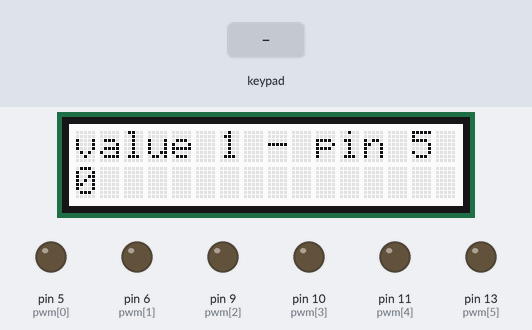
A sketch run on a simulated Arduino Uno, built with avr-gcc and run on an emulated ATmega328P. Parts: 16×2 character LCD, output pins drawn as LEDs (lit = HIGH). The inputs (shaded band) are chosen by the test bench.

Above: at 1.7 s.
1.8 s: key 'U' pressed
At 2.9 s:
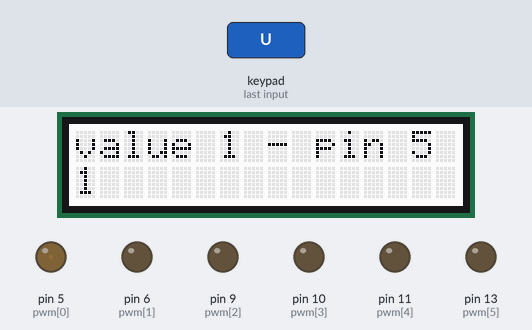
3.3 s: key 'S' pressed
At 3.32 s:
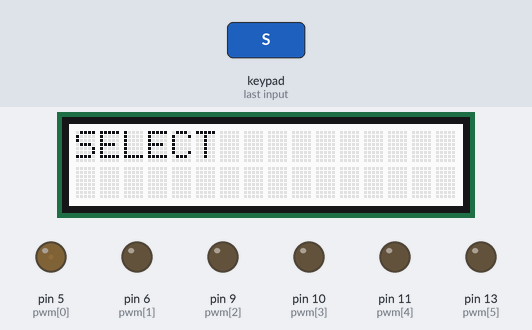
4.8 s: key 'D' pressed
At 5.9 s:
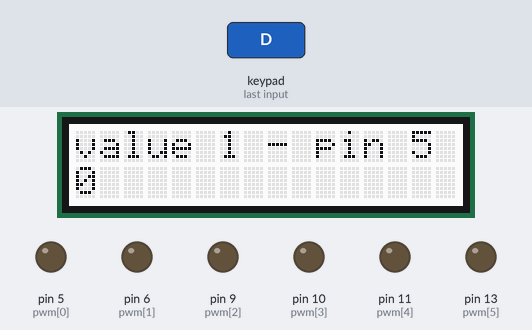
6.3 s: key 'D' pressed
At 7.4 s:
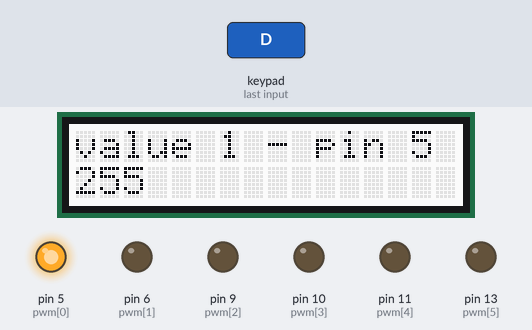
Timing chart, 0 to 8.8 s (numbered marks = the images above; inputs shaded):
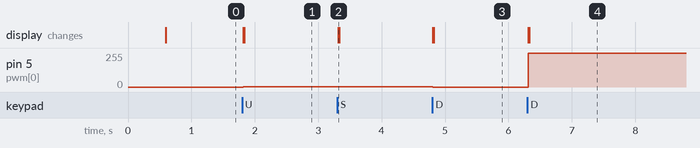

The sketch:

HelloWorld.ino
```cpp
// include the library code:
#include <Wire.h>
#include <Adafruit_MCP23017.h>
#include <Adafruit_RGBLCDShield.h>

// The shield uses the I2C SCL and SDA pins. On classic Arduinos
// this is Analog 4 and 5 so you can't use those for analogRead() anymore
// However, you can connect other I2C sensors to the I2C bus and share
// the I2C bus.
Adafruit_RGBLCDShield lcd = Adafruit_RGBLCDShield();

void setup() {
  // set up the LCD's number of columns and rows:
  lcd.begin(16, 2);
  lcd.print("span 0.0.1");
  lcd.setBacklight(0x7);
  pinMode(5, OUTPUT);
  pinMode(6, OUTPUT);
  pinMode(9, OUTPUT);
  pinMode(10, OUTPUT);
  pinMode(11, OUTPUT);
  pinMode(13, OUTPUT);
  delay(500);
  lcd.clear();
}

boolean buttons_active = false;
int pwm[6] = {5,6,9,10,11,13};
int val[6] = {0,0,0,0,0,0};
String label[6] = {"value 1 - pin 5" , "value 2 - pin 6", "value 3 - pin 9", "value 4 - pin 10" , "value 5 - pin 11" , "value 6 - pin 13"};
int current = 0;

void loop() {
  // set the cursor to column 0, line 0
  lcd.setCursor(0, 0);
  lcd.print(label[current]);
  // set the cursor to column 0, line 1
  lcd.setCursor(0, 1);
  lcd.print(val[current]);

  uint8_t buttons = lcd.readButtons();
  if (buttons) {
    if (buttons_active != true) {
      lcd.clear();
      lcd.setCursor(0,0);
      if (buttons & BUTTON_UP) {
        if (val[current] == 255) {
          val[current] = 0;
        }
        else {
          val[current] = val[current]+1;
        }
      }
      if (buttons & BUTTON_DOWN) {
        if (val[current] == 0) {
          val[current] = 255;
        }
        else {
          val[current] = val[current]-1;
        }
      }
      if (buttons & BUTTON_LEFT) {
        if (current == 0) {
          current =5;
        }
        else {
          current = current - 1;
        }
      }
      if (buttons & BUTTON_RIGHT) {
        if (current == 5) {
          current = 0;
        }
        else {
          current = current + 1;
        }
      }
      if (buttons & BUTTON_SELECT) {
        lcd.print("SELECT ");
      }
    }
    buttons_active = true;
  }
  else {
    buttons_active = false;
  }

  for (int i = 0; i < 5; i++) {
    analogWrite(pwm[i], val[i]);
  }
}
```

Measured:
- after the input at 1.8 s, pin 5 (pwm[0]): 0/255 → 1/255 at once; the display: first changes at once (image 1 shows a later state)
- after the input at 3.3 s, the display: changes at once (image 2)
- after the input at 4.8 s, pin 5 (pwm[0]): 1/255 → 0/255 at once; the display: first changes at once (image 3 shows a later state)
- after the input at 6.3 s, pin 5 (pwm[0]): 0/255 → 255/255 at once; the display: first changes at once (image 4 shows a later state)
